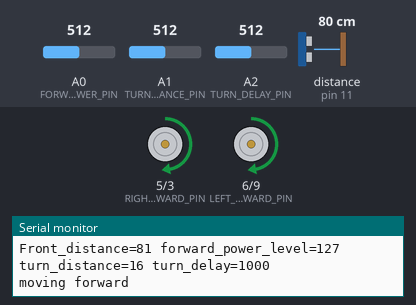
Recording of a sketch running on a simulated Arduino Uno, built with avr-gcc and run on an emulated ATmega328P. Shown: motor-driver pin pairs drawn as motors (green arrow = first pin HIGH = forward, orange = second pin HIGH = backward, longer = more drive), the last lines printed to the serial monitor. The test bench sets the inputs (shaded band); at power-on: distance to the obstacle (sensor on pin 11) 80 cm, A0 (FORWARD_POWER_PIN) = 512, A1 (TURN_DISTANCE_PIN) = 512, A2 (TURN_DELAY_PIN) = 512. The echo pulse lasts 58.3 µs per cm.

Above: at 1.4 s.
1.5 s: distance to the obstacle (sensor on pin 11) set to 19 cm
3.1 s: distance to the obstacle (sensor on pin 11) set to 14 cm
At 3.8 s:
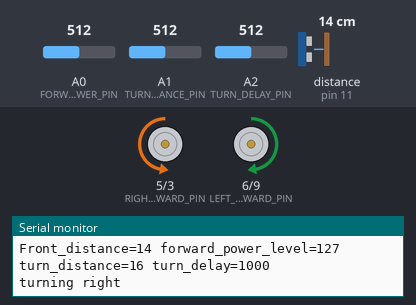
At 4.6 s:
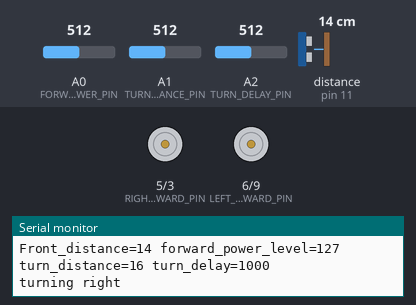
6.4 s: A0 (FORWARD_POWER_PIN) set to 716
9.7 s: A1 (TURN_DISTANCE_PIN) set to 436
12.2 s: A1 (TURN_DISTANCE_PIN) set to 410
At 14.4 s:
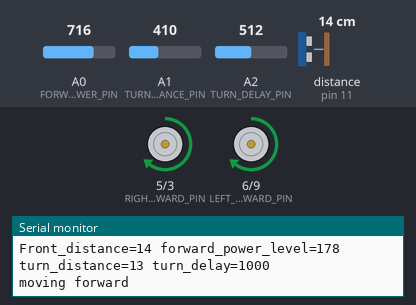
14.8 s: A0 (FORWARD_POWER_PIN) set to 992
At 15.5 s:
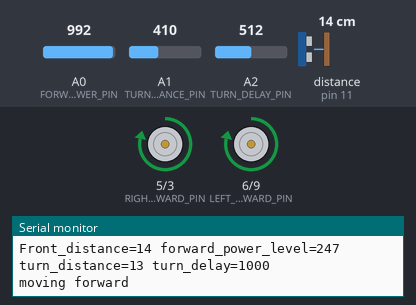
Timing chart, 0 to 17.7 s (numbered marks = the images above; inputs shaded):
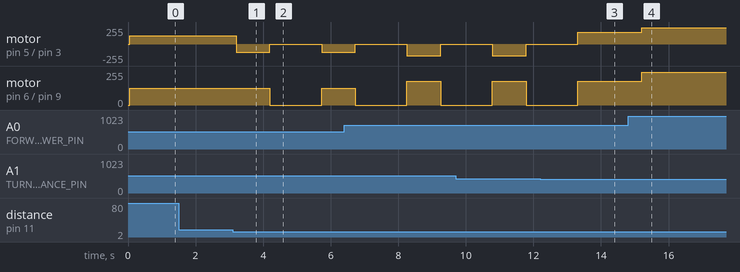

Measured:
- the behaviour switches between 17 and 16 cm on distance to the obstacle (sensor on pin 11) (found by bisection; images 0 and 1)
- the behaviour switches between 418 and 417 on A1 (TURN_DISTANCE_PIN) (found by bisection; images 2 and 3)
- after the input at 3.1 s, motor on pin 5 (RIGHT_FORWARD_PIN) / pin 3 (RIGHT_REVERSE_PIN): forward 127/255 → backward 127/255 after 0.10 s, → stopped 1.0 s later, → backward 127/255 1.5 s later; motor on pin 6 (LEFT_FORWARD_PIN) / pin 9 (LEFT_REVERSE_PIN): forward 127/255 → stopped after 1.1 s, → forward 127/255 1.5 s later
- after the input at 12.2 s, motor on pin 6 (LEFT_FORWARD_PIN) / pin 9 (LEFT_REVERSE_PIN): goes on until 13.3 s, then stays forward 178/255
- after the input at 14.8 s, motor on pin 5 (RIGHT_FORWARD_PIN) / pin 3 (RIGHT_REVERSE_PIN), motor on pin 6 (LEFT_FORWARD_PIN) / pin 9 (LEFT_REVERSE_PIN): forward 178/255 → forward 247/255 after 0.40 s

The sketch:

adjustable-parameters.ino
```cpp
#include <NewPing.h>

//Setup Ultrasonic Sensor Pins
// See https://playground.arduino.cc/Code/NewPing

#define TRIGGER_PIN  12  // Arduino pin tied to trigger pin on the ultrasonic sensor.
#define ECHO_PIN     11  // Arduino pin tied to echo pin on the ultrasonic sensor.
#define MAX_DISTANCE 200 // Maximum distance we want to ping for (in centimeters). Maximum sensor distance is rated at 400-500cm.
NewPing sonar(TRIGGER_PIN, ECHO_PIN, MAX_DISTANCE); // NewPing setup of pins and maximum distance.

// motor pins.  Note that only pins 2,5,6,9 and 10 can be used for pwm
#define RIGHT_FORWARD_PIN 5
#define RIGHT_REVERSE_PIN 3
#define LEFT_FORWARD_PIN 6
#define LEFT_REVERSE_PIN 9

// center taps of three 10K potentiomers
#define FORWARD_POWER_PIN A0
#define TURN_DISTANCE_PIN A1
#define TURN_DELAY_PIN A2


int forward_power_level = 150; // a number from 0 to 255 for forard motors PWM on signal
int turn_distance = 20; //threshold for obstacles (in cm). try a range of 5 to 30
int turn_delay = 500; // time to turn in milliseconds

// these constants don't change
const int forward_delay = 100; // time between ping checks when moving forward
const int turn_power_level = 150; // power while turning


int front_distance = 0; // the distance in front of our robot in cm

void setup()
{
  pinMode(RIGHT_FORWARD_PIN, OUTPUT);
  pinMode(RIGHT_REVERSE_PIN, OUTPUT);
  pinMode(LEFT_FORWARD_PIN, OUTPUT);
  pinMode(LEFT_REVERSE_PIN, OUTPUT);
  // potentiometers are inputs
  pinMode(FORWARD_POWER_PIN, INPUT);
  pinMode(TURN_DISTANCE_PIN, INPUT);
  pinMode(TURN_DELAY_PIN, INPUT);

  Serial.begin(9600); // Start serial for output debugging

  // Message to serial monitor declaring that robot is ready
  Serial.println("Setup Complete");
}

void loop()
{
  front_distance = sonar.ping_cm();

/*
  while (front_distance == 0) {
    front_distance = sonar.ping_cm();
    if (front_distance == 0)
       Serial.println("Error: Front_distance=0");
    delay(100);
  }
  */

  Serial.print("Front_distance=");
  Serial.print(front_distance);

  // read the forward pot and convert
  forward_power_level = analogRead(FORWARD_POWER_PIN);
  forward_power_level = map(forward_power_level, 0, 1024, 0, 255);
  Serial.print(" forward_power_level=");
  Serial.print(forward_power_level);

    // read the turn_distance pot and convert
  turn_distance = analogRead(TURN_DISTANCE_PIN);
  turn_distance = map(turn_distance, 0, 1024, 3, 30);
  Serial.print(" turn_distance=");
  Serial.print(turn_distance);

    // read the turn_delay pot and convert
  turn_delay = analogRead(TURN_DELAY_PIN);
  turn_delay = map(turn_delay, 0, 1024, 0, 2000);
  Serial.print(" turn_delay=");
  Serial.print(turn_delay);
  Serial.println("");

  if (front_distance > turn_distance) // if path is clear
     move_forward(); //move forward
  else // if path is blocked
     turn_right();

     delay(500);
}

void move_forward() {
  Serial.println("moving forward");
  analogWrite(RIGHT_FORWARD_PIN, forward_power_level);
  analogWrite(RIGHT_REVERSE_PIN, LOW);
  analogWrite(LEFT_FORWARD_PIN, forward_power_level);
  analogWrite(LEFT_REVERSE_PIN, LOW);
  delay(forward_delay);
}

void turn_right() {
  Serial.println("turning right");
  analogWrite(RIGHT_FORWARD_PIN, LOW);
  analogWrite(RIGHT_REVERSE_PIN, forward_power_level);
  analogWrite(LEFT_FORWARD_PIN, forward_power_level);
  analogWrite(LEFT_REVERSE_PIN, LOW);
  delay(turn_delay);

  // turn off both motors and wait
  analogWrite(RIGHT_REVERSE_PIN, LOW);
  analogWrite(LEFT_FORWARD_PIN, LOW);
  delay(turn_delay);

}
```
